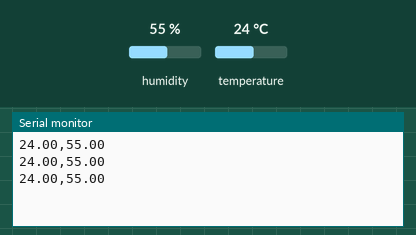
A sketch run on a simulated Arduino Uno, built with avr-gcc and run on an emulated ATmega328P. On the bench: the last lines printed to the serial monitor. The test bench sets the inputs (shaded band); at power-on: humidity 55 %, temperature 24 °C.

Above: at 2.8 s.
2.9 s: humidity set to 22 %
At 5.5 s:
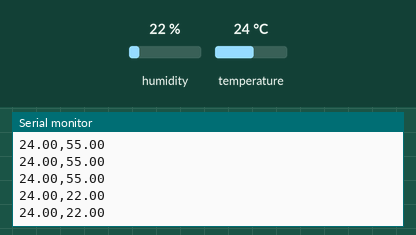
5.6 s: temperature set to 12 °C
At 6.9 s:
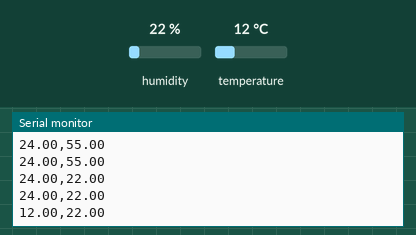
8.3 s: humidity set to 40 %
At 10.0 s:
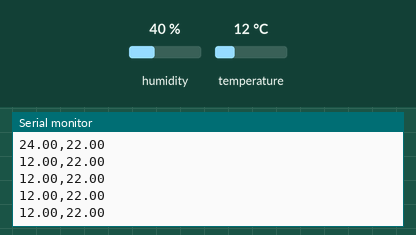
Timing chart, 0 to 11.5 s (numbered marks = the images above; inputs shaded):
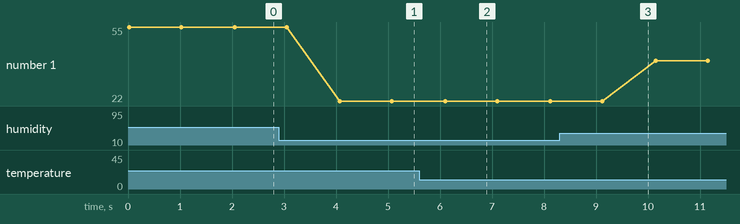

The sketch:

Temp_Feucht_auslesen.ino
```cpp
#include <DHT.h>

DHT dht(2, DHT11);

void setup() {

  Serial.begin(9600);
  dht.begin();

}

void loop() {

  float t = dht.readTemperature();
  float h = dht.readHumidity();
  //Serial.println("Temperatur: ");
  Serial.print(t);
  Serial.print(",");
  Serial.println(h);
  // Serial.println("°C");
  delay(1000);
// Wenn hier der delay geändert wird, muss er im python Skript auch geändert werden
}
```

Measured:
- after the input at 2.9 s, the serial monitor: prints a new line after 1.2 s (image 1)
- after the input at 5.6 s, the serial monitor: prints a new line after 0.50 s (image 2)
- plotted number 1: 55 → 22 after the input at 2.9 s, 22 → 40 after the input at 8.3 s
